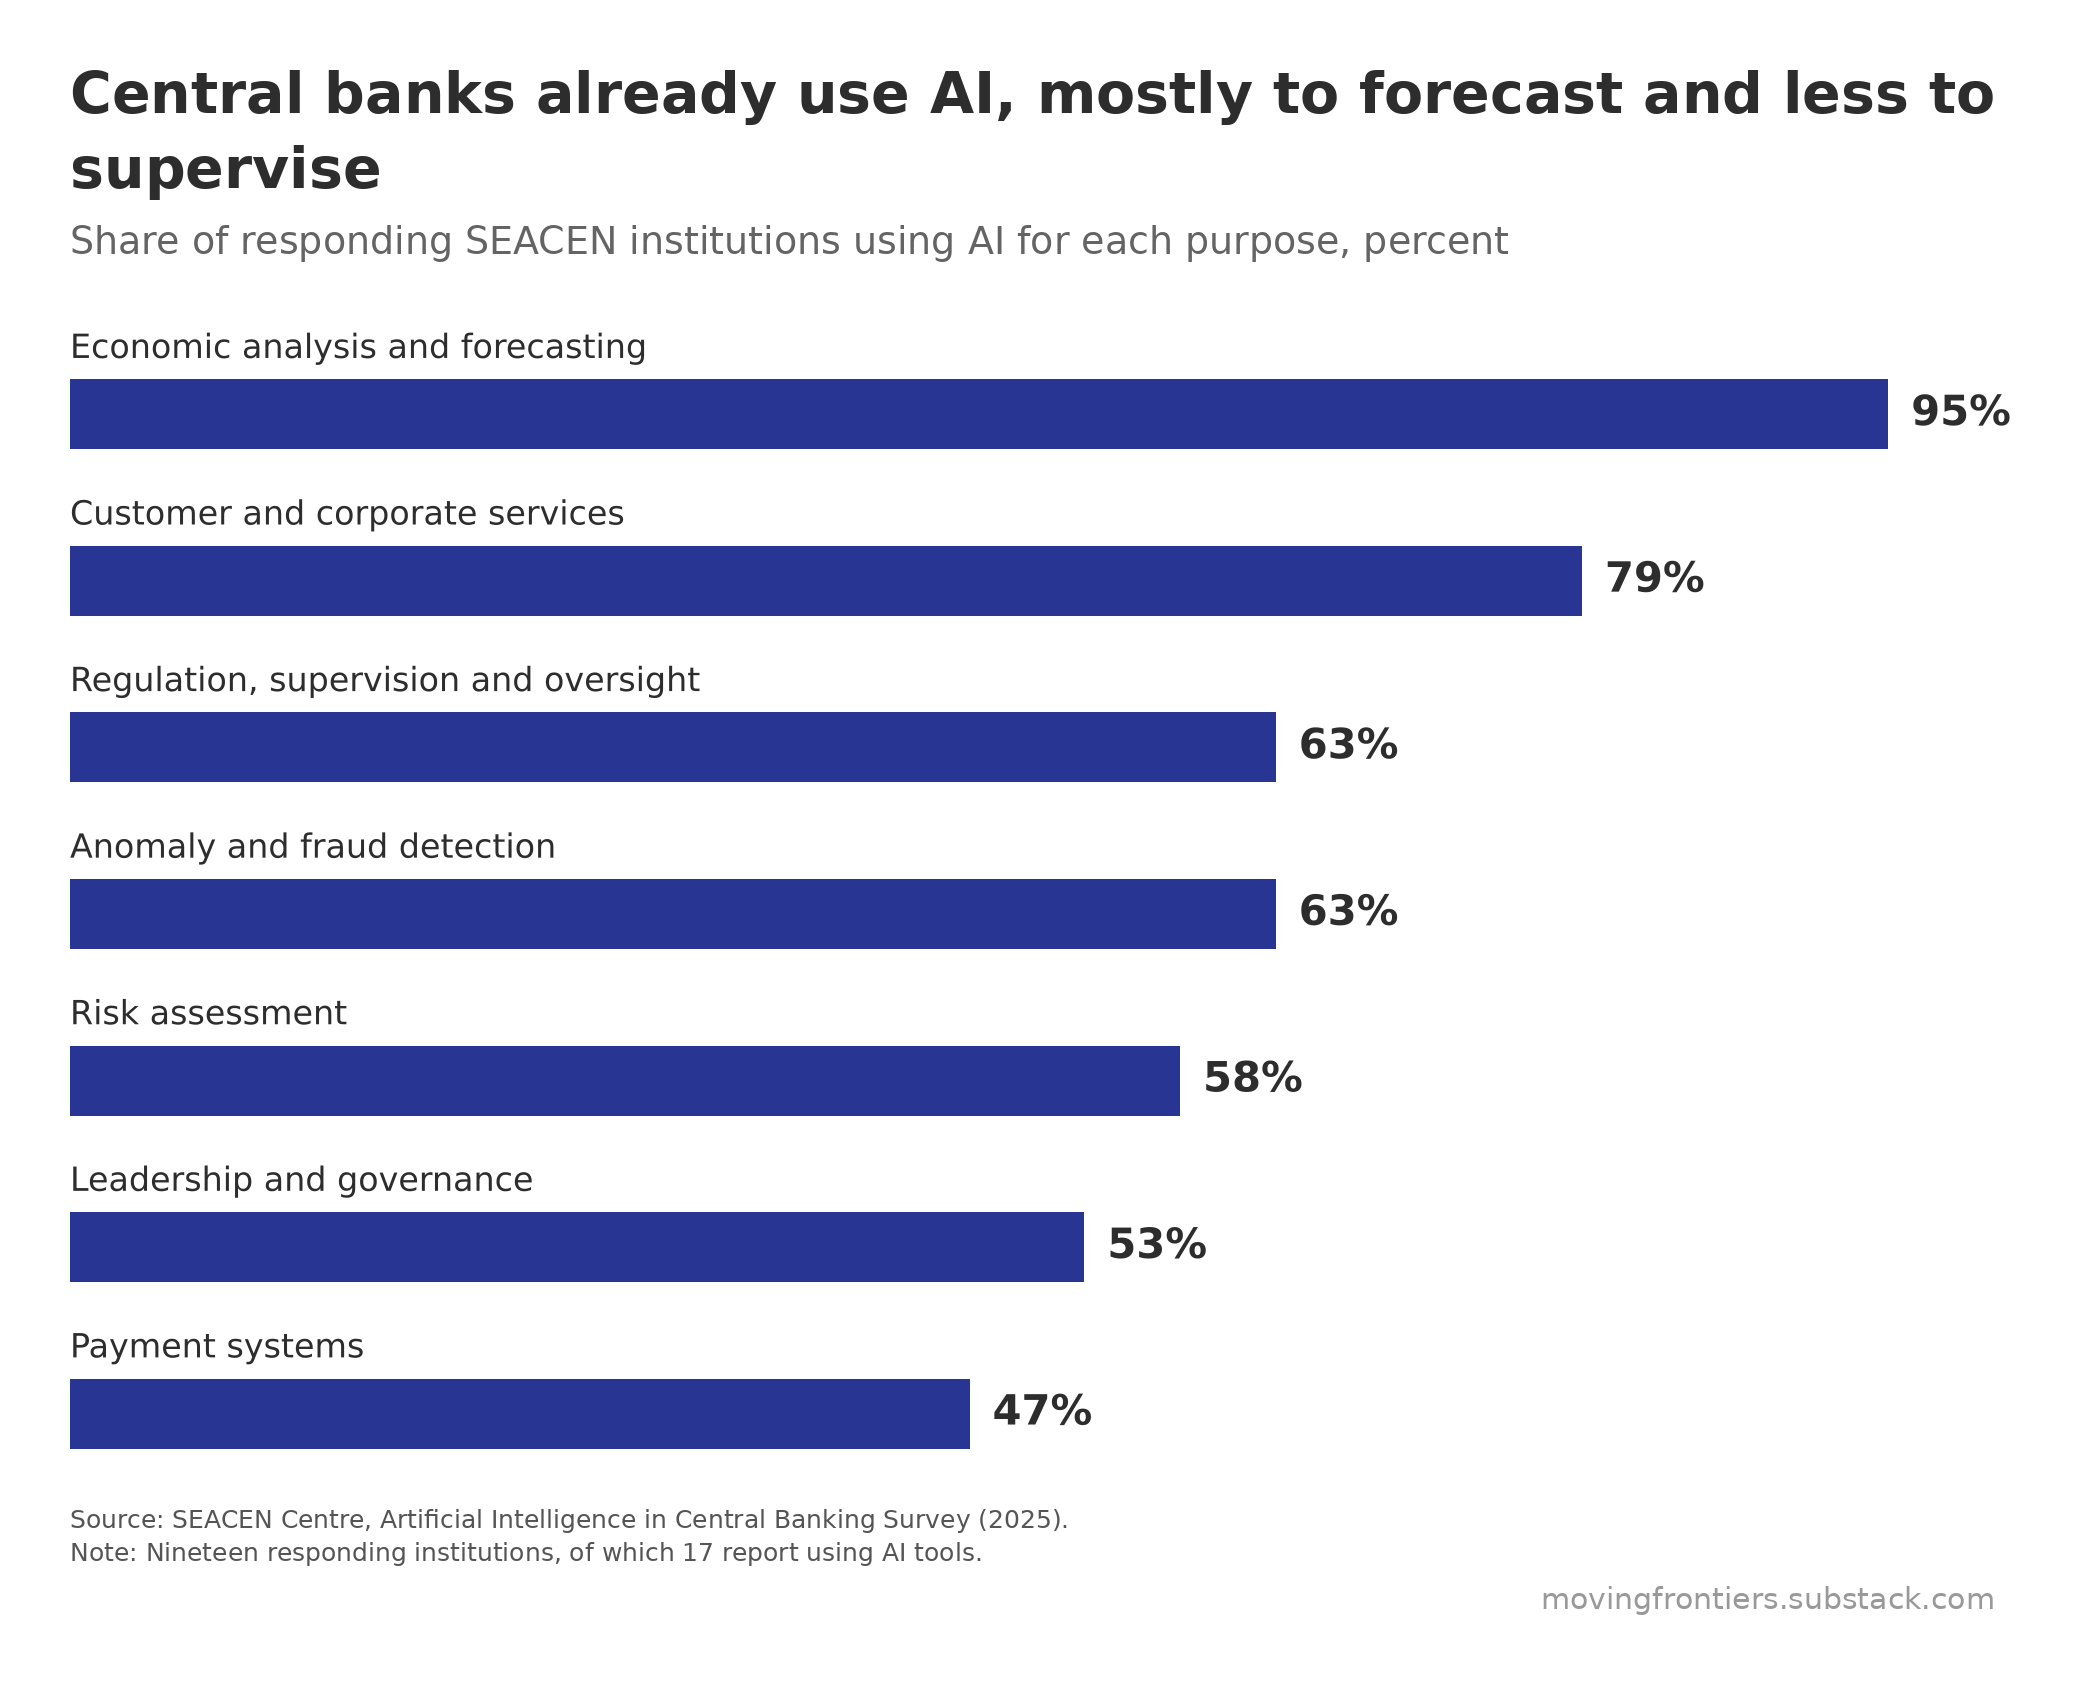

Generate this figure with Python:
"""chart-3-central-banks-use-of-ai.py

Central banks already use AI, mostly to forecast and less to supervise

Self-contained: the Moving Frontiers house style, the data and the chart are all in
this one file. Needs only numpy, pandas, matplotlib and Pillow. Running it writes
chart-3-central-banks-use-of-ai.png and chart-3-central-banks-use-of-ai.csv next to the script.

HOW THE CHART IS BUILT
Horizontal bars ranked from largest to smallest, with the category written above
each bar and the percentage at its end. No axes are drawn because every value is
labelled.
"""
import io
import pandas as pd
import matplotlib
matplotlib.use("Agg")
import matplotlib.pyplot as plt
from matplotlib.patches import Patch

# =====================================================================================
# HOUSE STYLE (inlined)
# =====================================================================================
import os
import numpy as np
import matplotlib
from PIL import Image, ImageDraw, ImageFont

DPI = 200

# ---- colours: the main elements, by how many series the chart has ----
RED, GOLD, GREEN, BLUE = "#C62828", "#F9A825", "#00897B", "#283593"
PALETTE = {1: [BLUE],
           2: [RED, BLUE],
           3: [RED, BLUE, GOLD],
           4: [RED, GOLD, GREEN, BLUE]}
GREY = "#888888"          # axes, rules, de-emphasised marks


def palette(n):
    assert n in PALETTE, "the house palette covers one to four series"
    return PALETTE[n]


# ---- spacing, in pixels at 200 dpi, every gap ink to ink ----
GAP_TITLE_SUB = 25        # subtitle below the title
GAP_SUB_PLOT  = 70        # plot below the subtitle
GAP_PLOT_CAP  = 60        # caption below the plot
GAP_CAP_MARK  = 20        # watermark below the last caption line
MARK_RIGHT    = 15        # watermark right edge, inside the content right edge
BORDER        = 70        # empty space around the whole canvas

# Canvas width is allowed to differ from chart to chart: each canvas is just the plot
# plus the border. Pass content_w=<px> to compose() to pad a narrow plot out to a
# common width instead, which is optional.
CONTENT_W     = None

# Type is fixed, not scaled to the chart. Sizing the title from the plot width made
# it depend on how much white space matplotlib happened to leave, so a narrow chart
# got a smaller title than a wide one in the same pack.
# TYPE SCALES WITH THE CANVAS, so that a chart shown at a fixed display width, a
# phone column say, always shows the same apparent type whatever its own pixel width.
# The point sizes below are the sizes at REF_W; a canvas half again as wide gets type
# half again as large, and the two look identical once both are scaled to the column.
# Sizing type from the plot width, as an earlier version did, is not the same thing and
# was a bug: it made the title depend on how much white space matplotlib happened to
# leave around the axes rather than on how large the image is.
REF_W      = 1980         # reference canvas width the point sizes below refer to
TITLE_PT   = 19.44        # title, 54px at REF_W
SUB_FRAC   = 0.68         # subtitle as a share of the title
CAP_PT     = 8.5          # caption, 24px at REF_W
MARK_MULT  = 1.2          # watermark as a share of the caption
LEADING    = 1.32

# Type inside the plot. Set once here and applied by rc(), so every chart in a pack
# carries the same tick labels, axis titles and annotations. A build script that
# passes its own fontsize= breaks that, so use these constants instead.
AXIS_PT    = 13           # axis titles
TICK_PT    = 12           # tick labels, both axes
LEGEND_PT  = 12           # legend entries
LABEL_PT   = 11.5         # in-plot labels and data values
EMPH_PT    = 15           # emphasised data values, bold

INK        = "#2D2D2D"    # title
SUB_INK    = "#646464"    # subtitle
CAP_INK    = "#555555"    # caption
MARK_INK   = "#999999"    # watermark
MARK_TEXT  = "movingfrontiers.substack.com"
CREDIT     = ""


def rc():
    """Matplotlib defaults for the plot itself."""
    matplotlib.pyplot.rcParams.update({
        "font.family": "DejaVu Sans", "font.size": AXIS_PT,
        "axes.labelsize": AXIS_PT, "xtick.labelsize": TICK_PT,
        "ytick.labelsize": TICK_PT, "legend.fontsize": LEGEND_PT,
        "axes.edgecolor": GREY, "axes.linewidth": 1.0,
        "figure.facecolor": "white", "axes.facecolor": "white"})


def style_ax(ax):
    ax.spines["top"].set_visible(False)
    ax.spines["right"].set_visible(False)


def _font(px, bold=False):
    name = "DejaVuSans-Bold.ttf" if bold else "DejaVuSans.ttf"
    for p in (os.path.join(matplotlib.get_data_path(), "fonts", "ttf", name),
              "/usr/share/fonts/truetype/dejavu/" + name):
        if os.path.exists(p):
            return ImageFont.truetype(p, px)
    raise FileNotFoundError(name)


def _ink(font, s):
    """Ink top and bottom of a string relative to its baseline."""
    b = font.getbbox(s, anchor="ls")
    return b[1], b[3]


def _ink_left(font, s):
    """How far the first glyph's ink sits from the pen position. Usually zero, but a
    few capitals carry a negative left side bearing, so a line starting with one puts
    ink a pixel outside the border that verify() insists on. Drawing at x minus this
    lines the ink up with the border instead of the pen."""
    return font.getbbox(s, anchor="ls")[0]


def _wrap(font, paragraphs, width):
    """Greedy wrap. Also returns, for each line, which paragraph it came from, so a
    line that ends because its paragraph ended can be told apart from one that ends
    because the next word would not fit."""
    lines, owner = [], []
    for p, text in enumerate(paragraphs):
        cur = ""
        for w in text.split():
            t = (cur + " " + w).strip()
            if not cur or font.getlength(t) <= width:
                cur = t
            else:
                lines.append(cur); owner.append(p); cur = w
        if cur:
            lines.append(cur); owner.append(p)
    return lines, owner


def _crop(img):
    g = np.array(img.convert("L"))
    r = np.where((g < 250).any(1))[0]
    c = np.where((g < 250).any(0))[0]
    return img.crop((c.min(), r.min(), c.max() + 1, r.max() + 1))


def compose(plot_png, out_png, title, subtitle, source, note=None, credit=CREDIT,
            content_w=CONTENT_W):
    """Title band above the plot, caption and watermark below, BORDER px all around."""
    plot = _crop(Image.open(plot_png).convert("RGB"))
    PW, H = plot.size
    W = max(PW, content_w or 0)          # the target is a floor, never a ceiling

    k = (W + 2 * BORDER) / REF_W         # type scales with the canvas, not the plot
    title_px = round(TITLE_PT * DPI / 72 * k)
    cap_px   = round(CAP_PT * DPI / 72 * k)
    f_title = _font(title_px, bold=True)
    f_sub   = _font(int(title_px * SUB_FRAC))
    f_cap   = _font(cap_px)
    f_mark  = _font(round(cap_px * MARK_MULT))

    tl, _ = _wrap(f_title, [title], W)
    sl, _ = _wrap(f_sub, [subtitle], W)
    paras = ["Source: " + source + (" " + credit if credit else "")]
    if note:
        paras.append("Note: " + note)
    cl, owner = _wrap(f_cap, paras, W)
    for i in range(len(cl) - 1):                       # lines must be maximally full
        if owner[i + 1] == owner[i]:
            nxt = cl[i + 1].split()[0]
            assert f_cap.getlength(cl[i] + " " + nxt) > W, \
                f"caption line {i} is not filled to the full width"

    tlh = int(f_title.size * LEADING)
    slh = int(f_sub.size * LEADING)
    clh = int(f_cap.size * LEADING)

    # walk down the page, each gap measured from the ink above it
    y, place = 0, []
    for i, s in enumerate(tl):
        base = y - _ink(f_title, s)[0] if i == 0 else place[-1][0] + tlh
        place.append((base, s, f_title, INK, "left"))
    y = place[-1][0] + _ink(f_title, tl[-1])[1]
    for i, s in enumerate(sl):
        base = (y + GAP_TITLE_SUB - _ink(f_sub, s)[0]) if i == 0 else place[-1][0] + slh
        place.append((base, s, f_sub, SUB_INK, "left"))
    y = place[-1][0] + _ink(f_sub, sl[-1])[1]

    plot_y = y + GAP_SUB_PLOT
    y = plot_y + H

    for i, s in enumerate(cl):
        base = (y + GAP_PLOT_CAP - _ink(f_cap, s)[0]) if i == 0 else place[-1][0] + clh
        place.append((base, s, f_cap, CAP_INK, "left"))
    y = place[-1][0] + _ink(f_cap, cl[-1])[1]
    place.append((y + GAP_CAP_MARK - _ink(f_mark, MARK_TEXT)[0],
                  MARK_TEXT, f_mark, MARK_INK, "right"))
    y = place[-1][0] + _ink(f_mark, MARK_TEXT)[1]

    canvas = Image.new("RGB", (W + 2 * BORDER, y + 2 * BORDER), "white")
    canvas.paste(plot, (BORDER, plot_y + BORDER))     # left, with the title and caption
    d = ImageDraw.Draw(canvas)
    for base, s, f, col, align in place:
        if align == "right":
            x = BORDER + W - MARK_RIGHT - f.getlength(s)
        else:
            x = BORDER - _ink_left(f, s)
        d.text((x, base + BORDER), s, font=f, fill=col, anchor="ls")
    canvas.save(out_png)
    verify(out_png)
    return out_png


def verify(png):
    """Blank pixel rows between each block, and the border, must match the constants."""
    a = np.array(Image.open(png).convert("L"))
    Hh, Ww = a.shape
    ink = a < 250
    rows = np.where(ink.any(1))[0]
    cols = np.where(ink.any(0))[0]
    bands, start, prev = [], rows[0], rows[0]
    for r in rows[1:]:
        if r - prev > 3:
            bands.append((start, prev)); start = r
        prev = r
    bands.append((start, prev))
    gaps = [bands[i + 1][0] - bands[i][1] - 1 for i in range(len(bands) - 1)]
    assert GAP_SUB_PLOT in gaps, f"no {GAP_SUB_PLOT}px gap below the subtitle"
    assert GAP_PLOT_CAP in gaps, f"no {GAP_PLOT_CAP}px gap above the caption"
    assert gaps[-1] == GAP_CAP_MARK, \
        f"gap above the watermark is {gaps[-1]}px, expected {GAP_CAP_MARK}"
    assert (rows[0], Hh - 1 - rows[-1], cols[0]) == (BORDER, BORDER, BORDER), \
        f"top, bottom and left borders are {(rows[0], Hh - 1 - rows[-1], cols[0])}, " \
        f"expected {BORDER}"
    assert Ww - 1 - cols[-1] >= BORDER, \
        f"right border is {Ww - 1 - cols[-1]}, expected at least {BORDER}"
    wm_cols = np.where(ink[bands[-1][0]:bands[-1][1] + 1, :].any(0))[0]
    assert Ww - 1 - wm_cols.max() >= BORDER + MARK_RIGHT - 3, "watermark right margin is wrong"
    return gaps

GRID = "#E6E6E6"

def tint(hex_colour, t):
    """Blend a hex colour towards white by the fraction t."""
    c = np.array([int(hex_colour[i:i + 2], 16) for i in (1, 3, 5)])
    return "#{:02X}{:02X}{:02X}".format(*(c + (255 - c) * t).round().astype(int))

def fig_ax(h=6.0, left=0.075, right=0.985, bottom=0.11, top=0.97):
    rc()
    fig, ax = plt.subplots(figsize=(10.6, h), dpi=DPI)
    fig.subplots_adjust(left=left, right=right, top=top, bottom=bottom)
    style_ax(ax)
    ax.set_axisbelow(True)
    return fig, ax

def hbars(ax, labels, values, colour, xmax=100):
    """Horizontal bars with the category written above each bar and the value at its end."""
    n = len(labels)
    for i, (l, v) in enumerate(zip(labels, values)):
        y = n - 1 - i
        ax.barh(y, v, height=0.42, color=colour, zorder=3)
        ax.text(0, y + 0.29, l, ha="left", va="bottom", fontsize=LABEL_PT + 0.5, color=INK)
        ax.text(v + xmax * 0.012, y, "{:g}%".format(v), ha="left", va="center",
                fontsize=EMPH_PT, fontweight="bold", color=INK)
    ax.set_ylim(-0.5, n - 0.2)
    ax.set_xlim(0, xmax * 1.08)
    ax.set_yticks([])
    ax.set_xticks([])
    for sp in ("left", "bottom"):
        ax.spines[sp].set_visible(False)

def legend(fig, handles):
    fig.legend(handles=handles, loc="lower center", bbox_to_anchor=(0.5, 0.0), ncol=len(handles),
               frameon=False, fontsize=LEGEND_PT, handlelength=1.1, handleheight=1.1, columnspacing=2.4)

# =====================================================================================
# DATA
# =====================================================================================
STEM = "chart-3-central-banks-use-of-ai"
RAW = """\
purpose,share_percent
Economic analysis and forecasting,95
Customer and corporate services,79
"Regulation, supervision and oversight",63
Anomaly and fraud detection,63
Risk assessment,58
Leadership and governance,53
Payment systems,47
"""
df = pd.read_csv(io.StringIO(RAW))
df.to_csv(STEM + ".csv", index=False)

TITLE = 'Central banks already use AI, mostly to forecast and less to supervise'
SUBTITLE = 'Share of responding SEACEN institutions using AI for each purpose, percent'
SOURCE = 'SEACEN Centre, Artificial Intelligence in Central Banking Survey (2025).'
NOTE = 'Nineteen responding institutions, of which 17 report using AI tools.'

# =====================================================================================
# CHART
# =====================================================================================
fig, ax = fig_ax(h=6.4, left=0.01, bottom=0.02)
hbars(ax, df.purpose, df.share_percent, BLUE)

fig.savefig("_plot.png", dpi=DPI, facecolor="white", bbox_inches="tight")
plt.close(fig)
compose("_plot.png", STEM + ".png", TITLE, SUBTITLE, SOURCE, NOTE)
os.remove("_plot.png")
print("wrote", STEM + ".png", "and", STEM + ".csv")
